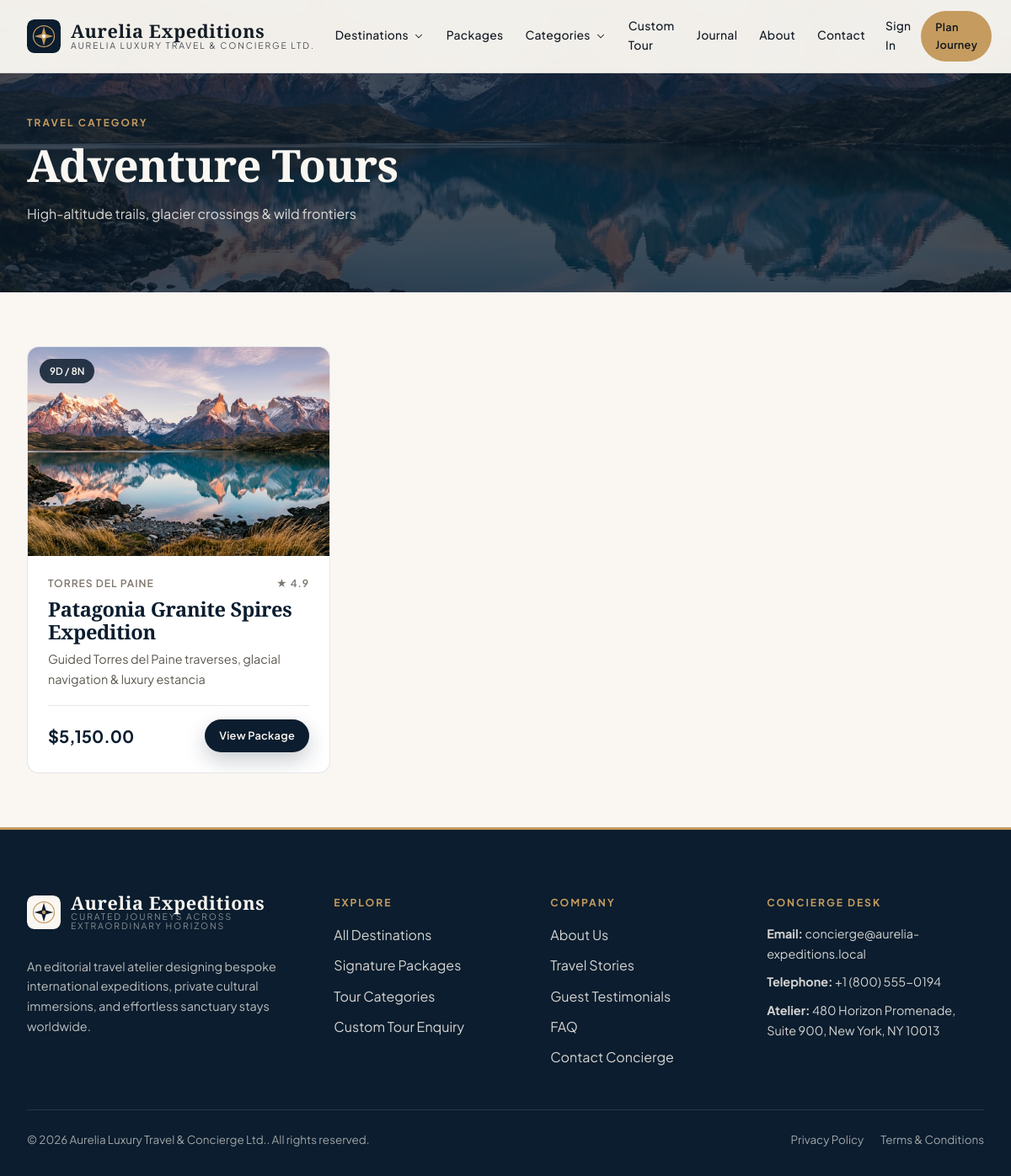
The page /category/adventure-tours on the database its author committed.
### tables this page shows
CREATE TABLE `website_menus` (
  `id` INT UNSIGNED NOT NULL AUTO_INCREMENT,
  `location` ENUM('header','footer_explore','footer_company','footer_legal') NOT NULL DEFAULT 'header',
  `parent_id` INT UNSIGNED NULL,
  `label` VARCHAR(80) NOT NULL,
  `url` VARCHAR(255) NOT NULL,
  `sort_order` INT NOT NULL DEFAULT 0,
  `is_active` TINYINT(1) NOT NULL DEFAULT 1,
  `open_new_tab` TINYINT(1) NOT NULL DEFAULT 0,
  `created_at` TIMESTAMP NOT NULL DEFAULT CURRENT_TIMESTAMP,
  `updated_at` TIMESTAMP NOT NULL DEFAULT CURRENT_TIMESTAMP ON UPDATE CURRENT_TIMESTAMP,
  PRIMARY KEY (`id`),
  CONSTRAINT `fk_menu_parent` FOREIGN KEY (`parent_id`) REFERENCES `website_menus` (`id`) ON DELETE CASCADE
);

CREATE TABLE `travel_categories` (
  `id` INT UNSIGNED NOT NULL AUTO_INCREMENT,
  `name` VARCHAR(100) NOT NULL,
  `slug` VARCHAR(120) NOT NULL,
  `tagline` VARCHAR(200) NULL,
  `description` TEXT NULL,
  `icon` VARCHAR(60) NOT NULL DEFAULT 'compass',
  `image` VARCHAR(255) NULL,
  `is_featured` TINYINT(1) NOT NULL DEFAULT 1,
  `is_active` TINYINT(1) NOT NULL DEFAULT 1,
  `sort_order` INT NOT NULL DEFAULT 0,
  `created_at` TIMESTAMP NOT NULL DEFAULT CURRENT_TIMESTAMP,
  `updated_at` TIMESTAMP NOT NULL DEFAULT CURRENT_TIMESTAMP ON UPDATE CURRENT_TIMESTAMP,
  `deleted_at` DATETIME NULL,
  PRIMARY KEY (`id`),
  UNIQUE KEY `uq_cat_slug` (`slug`)
);

CREATE TABLE `travel_packages` (
  `id` INT UNSIGNED NOT NULL AUTO_INCREMENT,
  `destination_id` INT UNSIGNED NOT NULL,
  `category_id` INT UNSIGNED NOT NULL,
  `title` VARCHAR(180) NOT NULL,
  `slug` VARCHAR(200) NOT NULL,
  `package_code` VARCHAR(30) NOT NULL,
  `subtitle` VARCHAR(240) NULL,
  `overview` LONGTEXT NULL,
  `duration_days` INT UNSIGNED NOT NULL DEFAULT 5,
  `duration_nights` INT UNSIGNED NOT NULL DEFAULT 4,
  `max_group_size` INT UNSIGNED NOT NULL DEFAULT 12,
  `min_age` INT UNSIGNED NOT NULL DEFAULT 6,
  `difficulty_level` VARCHAR(50) NOT NULL DEFAULT 'Moderate',
  `base_price` DECIMAL(12,2) NOT NULL DEFAULT 0.00,
  `discount_price` DECIMAL(12,2) NULL,
  `currency` VARCHAR(10) NOT NULL DEFAULT 'USD',
  `featured_image` VARCHAR(255) NULL,
  `is_featured` TINYINT(1) NOT NULL DEFAULT 0,
  `is_seasonal_offer` TINYINT(1) NOT NULL DEFAULT 0,
  `offer_badge` VARCHAR(80) NULL,
  `offer_valid_until` DATE NULL,
  `availability_status` ENUM('available','limited','sold_out','upcoming') NOT NULL DEFAULT 'available',
  `available_slots` INT UNSIGNED NOT NULL DEFAULT 20,
  `rating` DECIMAL(2,1) NOT NULL DEFAULT 4.9,
  `review_count` INT UNSIGNED NOT NULL DEFAULT 18,
  `is_active` TINYINT(1) NOT NULL DEFAULT 1,
  `created_at` TIMESTAMP NOT NULL DEFAULT CURRENT_TIMESTAMP,
  `updated_at` TIMESTAMP NOT NULL DEFAULT CURRENT_TIMESTAMP ON UPDATE CURRENT_TIMESTAMP,
  `deleted_at` DATETIME NULL,
  PRIMARY KEY (`id`),
  UNIQUE KEY `uq_pkg_slug` (`slug`),
  UNIQUE KEY `uq_pkg_code` (`package_code`),
  KEY `idx_pkg_dest` (`destination_id`),
  KEY `idx_pkg_cat` (`category_id`),
  KEY `idx_pkg_featured` (`is_featured`, `is_seasonal_offer`, `is_active`),
  CONSTRAINT `fk_pkg_dest` FOREIGN KEY (`destination_id`) REFERENCES `destinations` (`id`) ON DELETE RESTRICT,
  CONSTRAINT `fk_pkg_cat` FOREIGN KEY (`category_id`) REFERENCES `travel_categories` (`id`) ON DELETE RESTRICT
);

CREATE TABLE `destinations` (
  `id` INT UNSIGNED NOT NULL AUTO_INCREMENT,
  `country_id` INT UNSIGNED NOT NULL,
  `name` VARCHAR(120) NOT NULL,
  `slug` VARCHAR(140) NOT NULL,
  `location_label` VARCHAR(120) NOT NULL,
  `tagline` VARCHAR(200) NULL,
  `summary` TEXT NULL,
  `description` LONGTEXT NULL,
  `highlights` JSON NULL,
  `best_time_to_visit` VARCHAR(120) NULL,
  `climate` VARCHAR(120) NULL,
  `starting_price` DECIMAL(12,2) NOT NULL DEFAULT 0.00,
  `hero_image` VARCHAR(255) NULL,
  `gallery` JSON NULL,
  `is_featured` TINYINT(1) NOT NULL DEFAULT 0,
  `is_active` TINYINT(1) NOT NULL DEFAULT 1,
  `sort_order` INT NOT NULL DEFAULT 0,
  `created_at` TIMESTAMP NOT NULL DEFAULT CURRENT_TIMESTAMP,
  `updated_at` TIMESTAMP NOT NULL DEFAULT CURRENT_TIMESTAMP ON UPDATE CURRENT_TIMESTAMP,
  `deleted_at` DATETIME NULL,
  PRIMARY KEY (`id`),
  UNIQUE KEY `uq_destinations_slug` (`slug`),
  KEY `idx_dest_featured` (`is_featured`, `is_active`),
  CONSTRAINT `fk_dest_country` FOREIGN KEY (`country_id`) REFERENCES `countries` (`id`) ON DELETE RESTRICT
);

### views/frontend/category-detail.php (the view, shortened to what the rows shown need)
<section class="page-hero">
    <img src="<?= e(upload_url($category['image'])) ?>" alt="<?= e($category['name']) ?>" class="page-hero-bg">
    <div class="container-editorial">
        <span class="section-eyebrow">Travel Category</span>
        <h1><?= e($category['name']) ?></h1>
        <p style="max-width:600px;opacity:0.86;"><?= e($category['tagline']) ?></p>
    </div>
</section>
<section class="section-pad-sm">
    <div class="container-editorial">
        <?php if (empty($packages)): ?>
            <div class="surface-card" style="text-align:center;padding:48px;">
                <h3>New departures arriving soon</h3>
                <p style="color:var(--ink-muted);">Ask our Journey Architects to craft a private <?= e($category['name']) ?> itinerary.</p>
                <a href="<?= url('/custom-enquiry?style=' . urlencode($category['name'])) ?>" class="btn-brand btn-brand-primary">Request Custom Journey</a>
            </div>
        <?php else: ?>
            <div class="packages-grid">
                <?php foreach ($packages as $pkg):
                    $effectivePrice = $pkg['discount_price'] ?: $pkg['base_price'];
                ?>
                    <article class="pkg-card">
                        <div class="pkg-media">
                            <a href="<?= url('/package/' . $pkg['slug']) ?>">
                                <img src="<?= e(upload_url($pkg['featured_image'])) ?>" alt="<?= e($pkg['title']) ?>">
                            </a>
                            <span class="pkg-badge-top"><?= (int) $pkg['duration_days'] ?>D / <?= (int) $pkg['duration_nights'] ?>N</span>
                        </div>
                        <div class="pkg-body">
                            <div class="pkg-meta-row"><span><?= e($pkg['destination_name']) ?></span><span>&#9733; <?= e($pkg['rating']) ?></span></div>
                            <h3><a href="<?= url('/package/' . $pkg['slug']) ?>"><?= e($pkg['title']) ?></a></h3>
                            <p class="pkg-excerpt"><?= e($pkg['subtitle']) ?></p>
                            <div class="pkg-footer">
                                <div class="pkg-price"><strong><?= e(money($effectivePrice)) ?></strong></div>
                                <a href="<?= url('/package/' . $pkg['slug']) ?>" class="btn-brand btn-brand-primary btn-sm-pill">View Package</a>
                            </div>
                        </div>
                    </article>
                <?php endforeach; ?>
            </div>
        <?php endif; ?>
    </div>
</section>

### core/Router.php (shortened to what the rows shown need)
<?php
class Router
{
    private array $routes = [];
    public function addRoute(string $method, string $path, callable|array $handler, array $middleware = []): void
    {
        $normalized = '/' . trim($path, '/');
        if ($normalized !== '/') {
            $normalized = rtrim($normalized, '/');
        }
        $pattern = preg_replace('#\{([a-zA-Z_][a-zA-Z0-9_]*)\}#', '(?P<$1>[^/]+)', $normalized);
        $regex = '#^' . $pattern . '$#';
        $this->routes[] = [
            'method' => strtoupper($method),
            'path' => $normalized,
            'regex' => $regex,
            'handler' => $handler,
            'middleware' => $middleware,
        ];
    }
    public function dispatch(string $requestUri, string $requestMethod): void
    {
        $path = parse_url($requestUri, PHP_URL_PATH) ?? '/';
        $basePath = base_path();
        if ($basePath !== '' && str_starts_with($path, $basePath)) {
            $path = substr($path, strlen($basePath));
        }
        $path = '/' . trim($path, '/');
        if ($path !== '/') {
            $path = rtrim($path, '/');
        }
        $method = strtoupper($requestMethod);
        foreach ($this->routes as $route) {
            if ($route['method'] !== $method) {
                continue;
            }
            if (preg_match($route['regex'], $path, $matches)) {
                $params = [];
                foreach ($matches as $key => $value) {
                    if (is_string($key)) {
                        $params[$key] = urldecode($value);
                    }
                }
                $handler = $route['handler'];
                if (is_array($handler)) {
                    [$controllerClass, $action] = $handler;
                    $controller = new $controllerClass();
                    $controller->$action($params);
                    return;
                }
                return;
            }
        }
    }
}

### views/partials/frontend-header.php (shortened to what the rows shown need)
<?php
$cmsModel = new \App\Models\Cms();
$headerMenus = $cmsModel->menus('header');
$currentUser = \Core\Auth::user();
$isSolid = $isSolidHeader ?? false;
?>
<header class="site-header <?= $isSolid ? 'header-solid' : '' ?>">
    <div class="container-editorial header-inner">
        <a href="<?= url('/') ?>" class="brand-lockup" aria-label="<?= e(brand('website_name')) ?>">
            <img src="<?= e($isSolid ? brand_logo('primary') : brand_logo('light')) ?>" alt="<?= e(brand('website_name')) ?>">
            <div class="brand-wordmark">
                <strong><?= e(brand('website_name')) ?></strong>
                <span><?= e(brand('company_name')) ?></span>
            </div>
        </a>
        <nav class="nav-primary" aria-label="Main Navigation">
            <?php foreach ($headerMenus as $menu):
                $hasMega = in_array($menu['url'], ['/destinations', '/categories'], true);
            ?>
                <div class="nav-item">
                    <a href="<?= url($menu['url']) ?>" class="nav-link <?= is_active_nav($menu['url']) ?>">
                        <?= e($menu['label']) ?>
                        <?php if ($hasMega): ?>
                            <?= svg_icon('chevron-down', 14) ?>
                        <?php endif; ?>
                    </a>
                </div>
            <?php endforeach; ?>
        </nav>
        <div class="header-actions">
            <?php if ($currentUser): ?>
                <a href="<?= e(\Core\Auth::dashboardUrl($currentUser)) ?>" class="btn-brand btn-brand-accent btn-sm-pill">
                    My Portal
                </a>
            <?php else: ?>
                <a href="<?= url('/login') ?>" class="nav-link" style="font-size:0.86rem;">Sign In</a>
                <a href="<?= url('/custom-enquiry') ?>" class="btn-brand btn-brand-accent btn-sm-pill">Plan Journey</a>
            <?php endif; ?>
        </div>
    </div>
</header>

### views/partials/icons.php (shortened to what the rows shown need)
<?php
function svg_icon(string $name, int $size = 18, string $class = ''): string
{
    $attrs = sprintf('width="%d" height="%d" viewBox="0 0 24 24" fill="none" stroke="currentColor" stroke-width="1.8" stroke-linecap="round" stroke-linejoin="round" class="icon-svg %s"', $size, $size, e($class));
    return "<svg {$attrs}>{$paths}</svg>";
}

### views/partials/frontend-footer.php (shortened to what the rows shown need)
<?php
$cmsModel = new \App\Models\Cms();
$exploreLinks = $cmsModel->menus('footer_explore');
$companyLinks = $cmsModel->menus('footer_company');
$legalLinks = $cmsModel->menus('footer_legal');
?>
<footer class="site-footer">
    <div class="container-editorial">
        <div class="footer-grid">
            <div>
                <a href="<?= url('/') ?>" class="brand-lockup" style="margin-bottom:16px;">
                    <img src="<?= e(brand_logo('light')) ?>" alt="<?= e(brand('website_name')) ?>">
                    <div class="brand-wordmark">
                        <strong style="color:#FAF7F2;"><?= e(brand('website_name')) ?></strong>
                        <span style="color:rgba(250,247,242,0.7);"><?= e(brand('website_tagline')) ?></span>
                    </div>
                </a>
                <p style="font-size:0.9rem;color:rgba(250,247,242,0.74);max-width:340px;">
                    <?= e(brand('company_description')) ?>
                </p>
            </div>
            <div>
                <div class="footer-heading">Explore</div>
                <ul class="footer-links">
                    <?php foreach ($exploreLinks as $link): ?>
                        <li><a href="<?= url($link['url']) ?>"><?= e($link['label']) ?></a></li>
                    <?php endforeach; ?>
                </ul>
            </div>
            <div>
                <div class="footer-heading">Company</div>
                <ul class="footer-links">
                    <?php foreach ($companyLinks as $link): ?>
                        <li><a href="<?= url($link['url']) ?>"><?= e($link['label']) ?></a></li>
                    <?php endforeach; ?>
                </ul>
            </div>
            <div>
                <div class="footer-heading">Concierge Desk</div>
                <ul class="footer-links" style="font-size:0.9rem;">
                    <li><strong>Email:</strong> <a href="mailto:<?= e(brand('contact_email')) ?>"><?= e(brand('contact_email')) ?></a></li>
                    <li><strong>Telephone:</strong> <a href="tel:<?= e(brand('contact_number')) ?>"><?= e(brand('contact_number')) ?></a></li>
                    <li><strong>Atelier:</strong> <?= e(brand('company_address')) ?></li>
                </ul>
            </div>
        </div>
        <div class="footer-bottom">
            <div>&copy; <?= date('Y') ?> <?= e(brand('company_name')) ?>. All rights reserved.</div>
            <div style="display:flex;gap:20px;">
                <?php foreach ($legalLinks as $link): ?>
                    <a href="<?= url($link['url']) ?>"><?= e($link['label']) ?></a>
                <?php endforeach; ?>
            </div>
        </div>
    </div>
</footer>

### rows shown on the page
website_menus: label "Destinations"
website_menus: label "Packages"
website_menus: label "Categories"
website_menus: label "Custom Tour"
website_menus: label "Journal"
website_menus: label "About"
website_menus: label "Contact"
travel_categories: image (picture), name "Adventure Tours", tagline "High-altitude trails, glacier crossings & wild frontiers"
travel_packages: featured_image (picture), duration_days "9", duration_nights "8", destination.name "TORRES DEL PAINE", rating "4.9", title "Patagonia Granite Spires Expedition", subtitle "Guided Torres del Paine traverses, glacial navigation & luxury estancia", money($effectivePrice) "$5,150.00"
website_menus: label "All Destinations"
website_menus: label "Signature Packages"
website_menus: label "Tour Categories"
website_menus: label "Custom Tour Enquiry"
website_menus: label "About Us"
website_menus: label "Travel Stories"
website_menus: label "Guest Testimonials"
website_menus: label "FAQ"
website_menus: label "Contact Concierge"
website_menus: label "Privacy Policy"
website_menus: label "Terms & Conditions"
